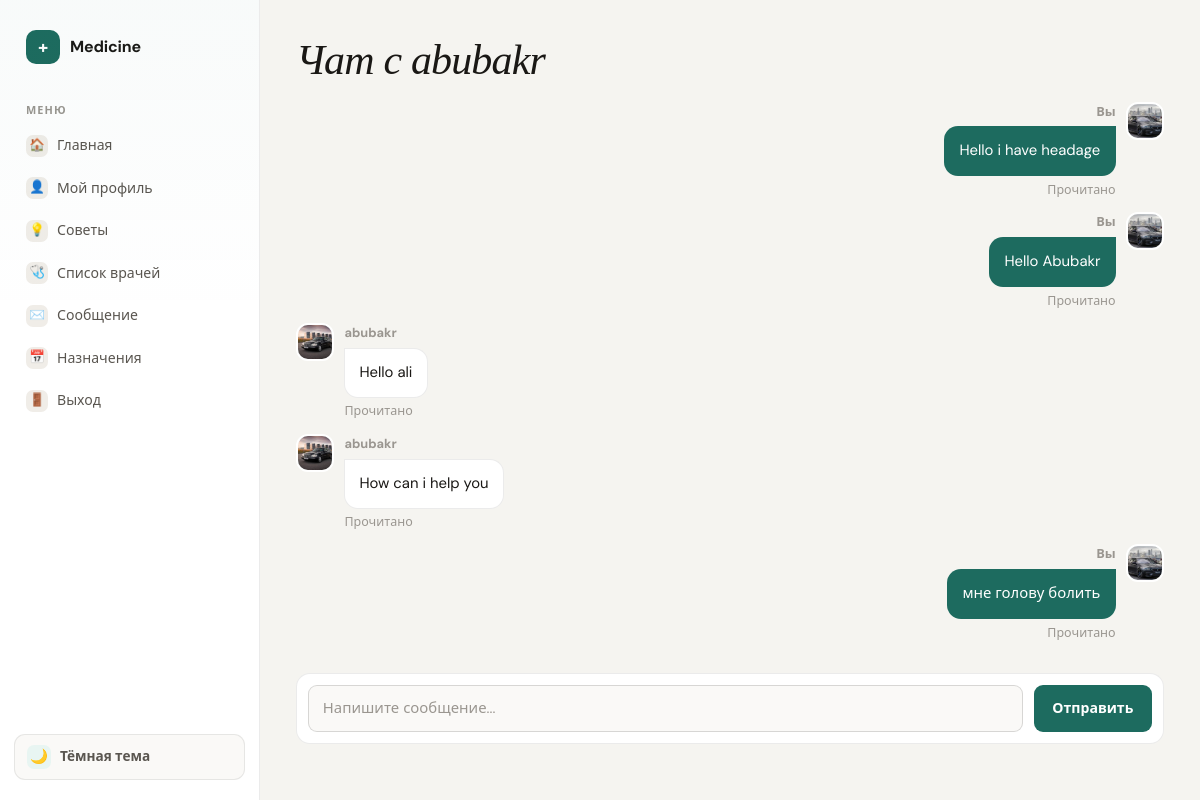
The app's page /chat/send_message/2 (signed in) with its own data.
### accounts/models.py (models this page shows, shortened)
class User(AbstractUser):
    ROLE_CHOICES = (
        ('patient', 'Patient'),
        ('doctor', 'Doctor'),
        ('admin', 'Admin'),
    )
    role = models.CharField(
        max_length=20,
        choices=ROLE_CHOICES
    )
    phone = models.CharField(
        max_length=20,
        unique=True
    )
    age=models.PositiveIntegerField()
    city = models.CharField(max_length=50, blank=True)

class Profile(models.Model):
    ROLE_CHOICES = (
        ('patient', 'Patient'),
        ('doctor', 'Doctor'),
        ('admin', 'Admin'),
    )
    user=models.OneToOneField(settings.AUTH_USER_MODEL,on_delete=models.CASCADE,related_name='profile')
    age=models.PositiveIntegerField(null=True,blank=True)
    role = models.CharField(max_length=20, choices=ROLE_CHOICES, default='patient')
    phone=models.CharField(max_length=14,blank=True)
    city = models.CharField(max_length=50, blank=True)
    photo=models.ImageField(upload_to='users/',blank=True,null=True)

### chat/models.py (models this page shows, shortened)
class Direct(models.Model):
    sender=models.ForeignKey(User,on_delete=models.CASCADE,related_name='send_messages')
    receiner=models.ForeignKey(User,on_delete=models.CASCADE,related_name='received_messages')
    text=models.TextField()
    created_at=models.DateTimeField(auto_now_add=True)
    is_readed=models.BooleanField(default=False)

### chat/views.py (the view, shortened to what this page needs)
# urls.py: path('send_message/<int:pk>',views.send_message,name='send_message'),
@login_required(login_url='login')
def send_message(request,pk):
    ptn=get_object_or_404(User,pk=pk)
    message=Direct.objects.filter(
        Q(sender=request.user, receiner=ptn) |
        Q(sender=ptn, receiner=request.user)
    ).order_by("created_at")
    message.filter(receiner=request.user, is_readed=False).update(is_readed=True)
    return render(request,'chat/send_message.html',{"messages":message,"profile":ptn})

### templates/chat/send_message.html (shortened to what this page needs)
{% extends "accounts/base.html" %}
{% block main %}
<h1>Чат с {{ profile.username }}</h1>
<ul class="chat-list dm-messages">
    {% for i in messages %}
        <li class="chat-message {% if i.sender == request.user %}msg-own{% else %}msg-other{% endif %}">
            <div class="msg-avatar">
                {% if i.sender.profile.photo %}
                    <img src="{{ i.sender.profile.photo.url }}" alt="">
                {% else %}
                    <img src="/media/user.png" alt="">
                {% endif %}
            </div>
            <div class="msg-body">
                <div class="msg-meta">
                    <b>
                        {% if i.sender == request.user %}
                            Вы
                        {% else %}
                            {{ i.sender.username }}
                        {% endif %}
                    </b>
                </div>
                <div class="msg-bubble">
                    <p>{{ i.text }}</p>
                </div>
                <div class="msg-read">
                    {% if i.is_readed %}
                        Прочитано
                    {% else %}
                        Не прочитано
                    {% endif %}
                </div>
            </div>
        </li>
    {% empty %}
        <p class="muted">Сообщений нет</p>
    {% endfor %}
</ul>
<form class="chat-form chat-form-inline" action="" method="post">
    <input class="chat-input" type="text" placeholder="Напишите сообщение..." name="text">
    <button class="chat-send" type="submit">Отправить</button>
</form>
{% endblock %}

### records on screen
User: username "abubakr"
Direct: sender.profile.photo (picture), shows "Вы", text "Hello i have headage", is_readed "Прочитано"
Direct: sender.profile.photo (picture), shows "Вы", text "Hello Abubakr", is_readed "Прочитано"
Direct: sender.profile.photo (picture), sender.username "abubakr", text "Hello ali", is_readed "Прочитано"
Direct: sender.profile.photo (picture), sender.username "abubakr", text "How can i help you", is_readed "Прочитано"
Direct: sender.profile.photo (picture), shows "Вы", text "мне голову болить", is_readed "Прочитано"
